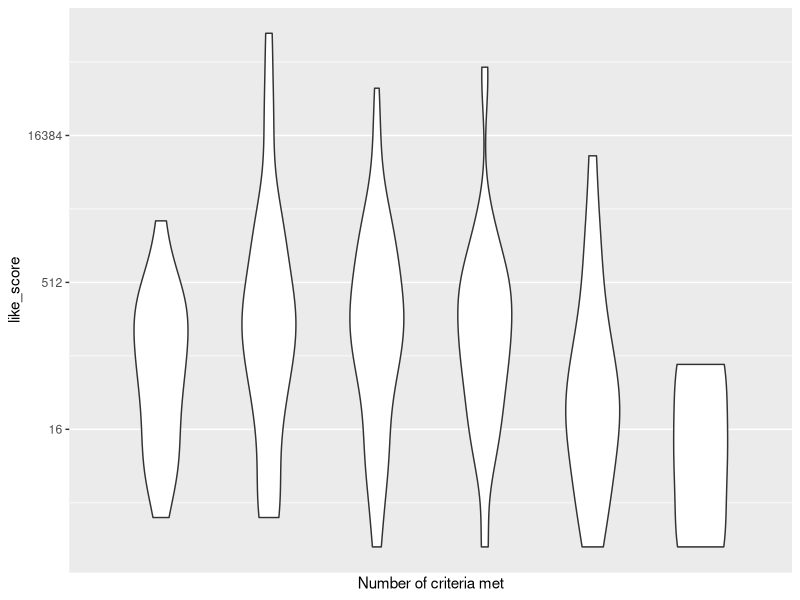
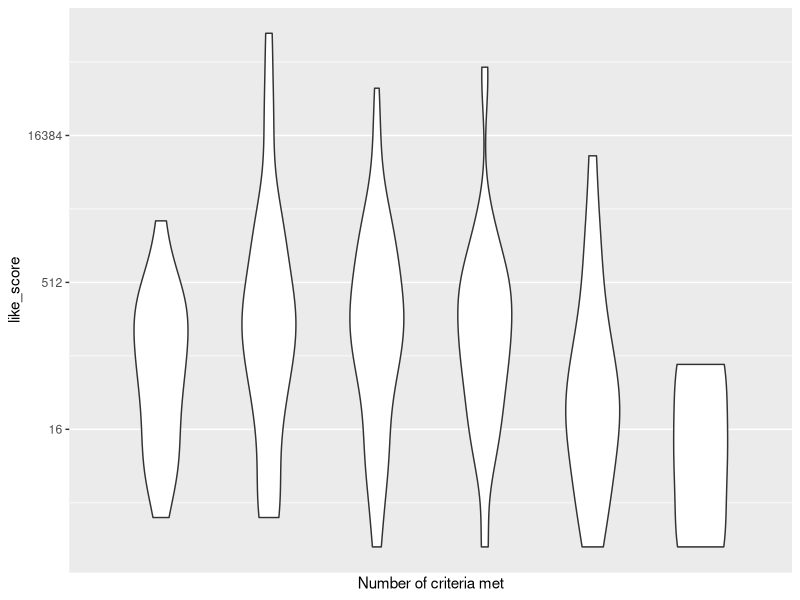

R code for these plots, in order:
# Load libraries
library(tidyverse)
library(here)

# Load and clean data
main_df <- read_csv(here("Superbowl", "data", "youtube.csv")) %>% # load from file
  select(5:11, 16:17) %>% # select only the columns needed
  na.omit() # delete rows with NA


# Process data
# Calculate "like score" for each ad, likes minus dislikes
main_df$like_score <- with(main_df, like_count - dislike_count) # add column like_score and put the calculated value into it for each row

# Calculate how many criteria each ad meets
main_df$criteria <- rowSums(main_df == TRUE)

#view(main_df)

# Make dataframes for ads that meet each number of criteria from 1 to 6
crit_1 <- main_df %>%
  subset(criteria == 1)

crit_2 <- main_df %>%
  subset(criteria == 2)

crit_3 <- main_df %>%
  subset(criteria == 3)

crit_4 <- main_df %>%
  subset(criteria == 4)

crit_5 <- main_df %>%
  subset(criteria == 5)

crit_6 <- main_df %>%
  subset(criteria == 6)

ggplot() +
  geom_violin(width = 0.5, data = crit_1, aes(x = 1, y = like_score)) +
  geom_violin(width = 0.5, data = crit_2, aes(x = 2, y = like_score)) +
  geom_violin(width = 0.5, data = crit_3, aes(x = 3, y = like_score)) +
  geom_violin(width = 0.5, data = crit_4, aes(x = 4, y = like_score)) +
  geom_violin(width = 0.5, data = crit_5, aes(x = 5, y = like_score)) +
  geom_violin(width = 0.5, data = crit_6, aes(x = 6, y = like_score)) +
  scale_y_continuous(trans='log2') +
  scale_x_discrete(name = "Number of criteria met")

ggsave(here("Superbowl","output","ads_criteria_and_likes.jpg"),#save plot
       width = 7, height = 5) #set aspect ratio